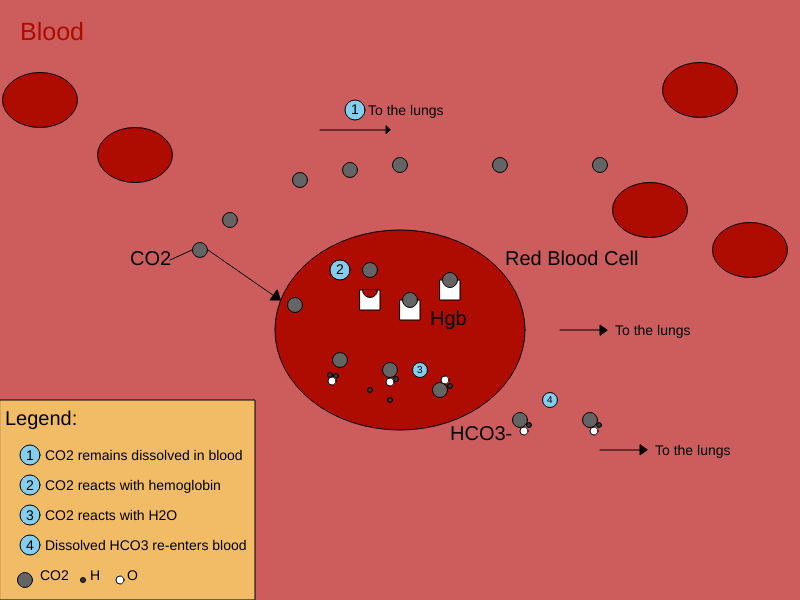
Frame 1 (no input)
Frame 60 (no input): identical to frame 1, image omitted
Frame 120 (the mouse pressed at the canvas centre since frame 60): identical to frame 1, image omitted

The p5.js sketch that drew this single still picture (run headless with seeded random() and noise() and a simulated clock; from frame 60 on, the mouse is pressed at the canvas centre):

// p5.js sketch
// ── sketch.js
// START OF CODE

// Define variables
var co2_radius = 15;

// Create canvas 800 x 600 pixels
function setup() {
  createCanvas(800,600);
}

// co2 positions
co2_positions = [[200,250], [230,220], [300,180], [350,170], [400,165], [500,165],
                 [600,165], [295, 305], [340, 360], [390,370], [440,390], [520,420],
                 [590,420], [370,270]];

// Main loop: draw background
function draw() {
  // Set background colour to light red
  background(205, 92, 92);

  // Draw RBCs
  fill(174,12,0);
  ellipse(400, 330, 250, 200);
  ellipse(650, 210, 75, 55);
  ellipse(750, 250, 75, 55);
  ellipse(700, 90, 75, 55);
  ellipse(40,100,75,55);
  ellipse(135, 155, 75, 55)

  // Draw CO2 molecules
  fill(100);
  ellipse(200,250,co2_radius,co2_radius);
  ellipse(230,220,co2_radius,co2_radius);
  ellipse(300, 180, co2_radius, co2_radius);
  ellipse(350, 170, co2_radius, co2_radius);
  ellipse(400, 165, co2_radius, co2_radius);
  ellipse(500, 165, co2_radius, co2_radius);
  ellipse(600, 165, co2_radius, co2_radius);
  ellipse(295, 305, co2_radius, co2_radius);
  ellipse(340, 360, co2_radius, co2_radius);
  ellipse(390, 370, co2_radius, co2_radius);
  ellipse(440, 390, co2_radius, co2_radius);
  ellipse(520, 420, co2_radius, co2_radius);
  ellipse(590, 420, co2_radius, co2_radius);
  ellipse(370,270,co2_radius,co2_radius);

  // Draw h2o reaction with co2
  fill(55);
  ellipse(330,375,5,5);
  ellipse(336,376,5,5);

  ellipse(396,379,5,5);
  ellipse(450,386,5,5);

  ellipse(529,425,5,5);
  ellipse(599,425,5,5);

  fill(255);
  ellipse(390, 382, 8,8);
  ellipse(445, 380, 8, 8);
  ellipse(524,431,8,8);
  ellipse(594,431,8,8);

  // Draw h2o 
  fill(255);
  ellipse(332, 381, 8, 8);
  fill(55);
  ellipse(370,390,5,5);
  ellipse(390,400,5,5);

  // Draw Hgb
  fill(255);
  rect(360, 290, 20, 20);
  rect(400, 300, 20, 20);
  rect(440, 280, 20, 20);
  fill(174,12,0);
  arc(370,290,co2_radius,co2_radius,0,PI);

  // Draw co2 attached to hgb
  fill(100);
  ellipse(410, 300, co2_radius, co2_radius);
  ellipse(450, 280, co2_radius, co2_radius);

  // Pathway arrows
  // Path 1 (stays in blood)
  line(320,130,390,130);
  fill(0);
  triangle(386,126,386,134,390,130);
  fill(132, 207, 240);
  ellipse(355,110,20,20);
  fill(0);
  textSize(14);
  text('1', 351, 114);
  textSize(14);
  text('To the lungs', 368, 115);

  // Entering rbc
  line(208,250,280,300);
  fill(0);
  triangle(280, 300, 270, 300, 277, 290);

  // Path 2 (Hgb)
  fill(132, 207, 240);
  ellipse(340,270,20,20);
  fill(0);
  textSize(14);
  text('2', 336, 274);

  // Path 3(HCO3-)
  fill(132, 207, 240);
  ellipse(420, 370, 15, 15);
  fill(0);
  textSize(10);
  text('3', 417, 373);

  // Path 4 (diffuse out of cells)
  fill(132, 207, 240);
  ellipse(550, 400, 15, 15);
  fill(0);
  textSize(10);
  text('4', 547, 403);

  // RBC path
  line(560,330,600,330);
  fill(0);
  triangle(600,335,600,325,607,330);
  textSize(14);
  text('To the lungs', 615, 335);

  // HCO3- path
  line(600,450,640,450);
  fill(0);
  triangle(640,445,640,455,647,450);
  textSize(14);
  text('To the lungs', 655, 455);

  // Labels
  // Full legend
  fill(242, 187, 102);
  rect(0,400,255,200);
  fill(0);
  textSize(20);
  text('Legend:', 5, 425);

  fill(132, 207, 240);
  ellipse(30,455,20,20);
  fill(0);
  textSize(14);
  text('1', 26, 460);
  text('CO2 remains dissolved in blood',45,460);

  fill(132, 207, 240);
  ellipse(30,485,20,20);
  fill(0);
  textSize(14);
  text('2', 26, 490);
  text('CO2 reacts with hemoglobin',45,490);

  fill(132, 207, 240);
  ellipse(30,515,20,20);
  fill(0);
  textSize(14);
  text('3', 26, 520);
  text('CO2 reacts with H2O',45,520);

  fill(132, 207, 240);
  ellipse(30,545,20,20);
  fill(0);
  textSize(14);
  text('4', 26, 550);
  text('Dissolved HCO3 re-enters blood',45,550);

  //Molecules
  fill(100);
  ellipse(25,580,co2_radius,co2_radius);
  fill(0);
  text('CO2', 40, 580);

  fill(55);
  ellipse(83,580,5,5);
  fill(0);
  text('H', 90, 580);

  fill(255);
  ellipse(120, 580, 8, 8);
  fill(0);
  text('O', 127, 580);


  // CO2 molecule entering
  fill(0);
  textSize(20);
  text('CO2', 130, 265);
  line(170,260,192,250);

  // Blood
  fill(174,12,0);
  textSize(25);
  text('Blood', 20, 40);

  // RBC
  fill(0);
  textSize(20);
  text('Red Blood Cell', 505, 265);

  //Hgb
  fill(0);
  textSize(20);
  text('Hgb', 430,325);

  //HCO3-
  fill(0);
  textSize(20);
  text('HCO3-',450,440);
}
